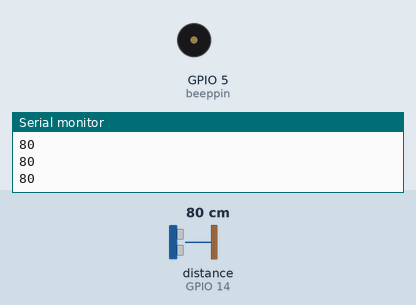
This sketch was run on a simulated ESP32. On the bench: buzzer (waves = sounding), the last lines printed to the serial monitor. Wiring (inferred from the names in the program): ultrasonic range finder: trigger GPIO 13; echo GPIO 14. The inputs (shaded band) are chosen by the test bench; at power-on: distance to the obstacle (sensor on GPIO 14) 80 cm. The echo pulse lasts 58.3 µs per cm.

Above: at 1.2 s.
1.3 s: distance to the obstacle (sensor on GPIO 14) set to 64 cm
At 1.7 s:
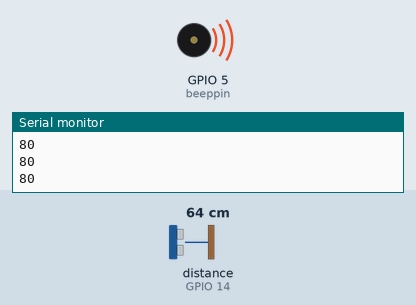
4.3 s: distance to the obstacle (sensor on GPIO 14) set to 60 cm
At 5.0 s:
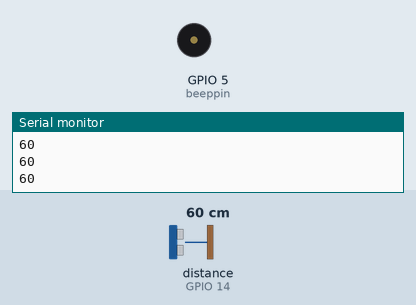
Timing chart, 0 to 7.3 s (numbered marks = the images above; inputs shaded):
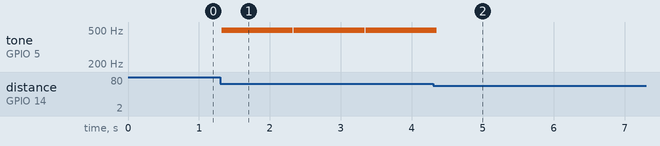

The sketch:

project_26.ino
```cpp
/*
  keyestudio ESP32 Inventor Learning Kit
  Project 26 Human Body Piano
  http://www.keyestudio.com
*/
int distance = 0; //Define a variable to receive the distance
int EchoPin = 14; //Connect Echo pin to io14
int TrigPin = 13; //Connect Trig pin to io13

int beeppin = 5;

float checkdistance() { //Acquire distance
  // preserve a short low level to ensure a clear high pulse:
  digitalWrite(TrigPin, LOW);
  delayMicroseconds(2);
  // Trigger the sensor by a high pulse of 10um or longer
  digitalWrite(TrigPin, HIGH);
  delayMicroseconds(10);
  digitalWrite(TrigPin, LOW);
  // Read the signal from the sensor: a high level pulse
  //Duration is detected from the point sending "ping" command to the time receiving echo signal (unit: um).
  float distance = pulseIn(EchoPin, HIGH) / 58.00;  //Convert into distance
  delay(10);
  return distance;
}

void setup() {
  Serial.begin(9600);//Set the baud rate to 9600
  pinMode(TrigPin, OUTPUT);//Set Trig pin to output
  pinMode(EchoPin, INPUT);  //Set Echo pin to input

}

void loop() {
  distance = checkdistance();
  if(distance < 10){             //
    tone(beeppin, 262);//Play DO
    delay(1000);
  }
  if(distance < 20 && distance > 10){             //
    tone(beeppin, 294);//Play Re
    delay(1000);
  }
  if(distance < 30 && distance > 20){             //
    tone(beeppin, 330);//Play Mi
    delay(1000);
  }
  if(distance < 40 && distance > 30){             //
    tone(beeppin, 349);//Play fa
    delay(1000);
  }
  if(distance < 50 && distance > 40){             //
    tone(beeppin, 392);//Play So
    delay(1000);
  }
  if(distance < 60 && distance > 50){             //
    tone(beeppin, 440);//Play La
    delay(1000);
  }
  if(distance < 70 && distance > 60){             //
    tone(beeppin, 494);//Play Si
    delay(1000);
  }
  Serial.println(distance);
  noTone(beeppin);//Stop
}
```

Measured:
- the behaviour switches between 70 and 69 cm on distance to the obstacle (sensor on GPIO 14) (found by bisection; images 0 and 1)
- after the input at 1.3 s, tone on GPIO 5 (beeppin): alternates 494 Hz for 1.0 s and silent for 0.01 s, starting at once
- after the input at 4.3 s, tone on GPIO 5 (beeppin): goes on until 4.3 s, then stays silent
